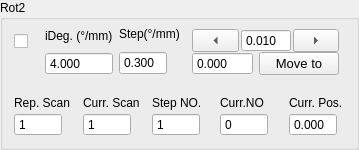
             <widget class="QGroupBox" name="rotary2Group">
              <property name="sizePolicy">
               <sizepolicy hsizetype="Expanding" vsizetype="Expanding">
                <horstretch>0</horstretch>
                <verstretch>0</verstretch>
               </sizepolicy>
              </property>
              <property name="title">
               <string>Rot2</string>
              </property>
              <layout class="QVBoxLayout" name="verticalLayout_84">
               <property name="topMargin">
                <number>0</number>
               </property>
               <item>
                <layout class="QVBoxLayout" name="verticalLayout_82">
                 <property name="spacing">
                  <number>12</number>
                 </property>
                 <item>
                  <layout class="QHBoxLayout" name="horizontalLayout_44" stretch="1,2,0,0">
                   <property name="spacing">
                    <number>6</number>
                   </property>
                   <item>
                    <layout class="QVBoxLayout" name="verticalLayout_80">
                     <property name="spacing">
                      <number>6</number>
                     </property>
                     <property name="topMargin">
                      <number>9</number>
                     </property>
                     <item>
                      <widget class="QCheckBox" name="activeRot2">
                       <property name="sizePolicy">
                        <sizepolicy hsizetype="Expanding" vsizetype="Preferred">
                         <horstretch>0</horstretch>
                         <verstretch>0</verstretch>
                        </sizepolicy>
                       </property>
                       <property name="toolTip">
                        <string>Active Instrument?</string>
                       </property>
                       <property name="text">
                        <string/>
                       </property>
                       <property name="checked">
                        <bool>false</bool>
                       </property>
                       <property name="mytype" stdset="0">
                        <string>checkbox</string>
                       </property>
                      </widget>
                     </item>
                     <item>
                      <widget class="LedIndicator" name="rotary2Led" native="true">
                       <property name="sizePolicy">
                        <sizepolicy hsizetype="Fixed" vsizetype="Fixed">
                         <horstretch>0</horstretch>
                         <verstretch>0</verstretch>
                        </sizepolicy>
                       </property>
                       <property name="minimumSize">
                        <size>
                         <width>25</width>
                         <height>25</height>
                        </size>
                       </property>
                       <property name="maximumSize">
                        <size>
                         <width>25</width>
                         <height>25</height>
                        </size>
                       </property>
                       <property name="baseSize">
                        <size>
                         <width>0</width>
                         <height>0</height>
                        </size>
                       </property>
                       <property name="mytype" stdset="0">
                        <string>led</string>
                       </property>
                      </widget>
                     </item>
                    </layout>
                   </item>
                   <item>
                    <layout class="QVBoxLayout" name="verticalLayout_38">
                     <property name="spacing">
                      <number>0</number>
                     </property>
                     <property name="leftMargin">
                      <number>0</number>
                     </property>
                     <property name="rightMargin">
                      <number>0</number>
                     </property>
                     <item>
                      <widget class="QLabel" name="label_36">
                       <property name="sizePolicy">
                        <sizepolicy hsizetype="Expanding" vsizetype="Fixed">
                         <horstretch>0</horstretch>
                         <verstretch>0</verstretch>
                        </sizepolicy>
                       </property>
                       <property name="maximumSize">
                        <size>
                         <width>16777215</width>
                         <height>16777215</height>
                        </size>
                       </property>
                       <property name="text">
                        <string>iDeg. (°/mm)</string>
                       </property>
                       <property name="mytype" stdset="0">
                        <string>label</string>
                       </property>
                      </widget>
                     </item>
                     <item>
                      <widget class="QDoubleSpinBox" name="iRot2">
                       <property name="sizePolicy">
                        <sizepolicy hsizetype="Expanding" vsizetype="Fixed">
                         <horstretch>0</horstretch>
                         <verstretch>0</verstretch>
                        </sizepolicy>
                       </property>
                       <property name="maximumSize">
                        <size>
                         <width>16777215</width>
                         <height>16777215</height>
                        </size>
                       </property>
                       <property name="buttonSymbols">
                        <enum>QAbstractSpinBox::ButtonSymbols::NoButtons</enum>
                       </property>
                       <property name="decimals">
                        <number>3</number>
                       </property>
                       <property name="value">
                        <double>4.000000000000000</double>
                       </property>
                      </widget>
                     </item>
                    </layout>
                   </item>
                   <item>
                    <layout class="QVBoxLayout" name="verticalLayout_41">
                     <property name="spacing">
                      <number>3</number>
                     </property>
                     <item>
                      <widget class="QLabel" name="label_35">
                       <property name="sizePolicy">
                        <sizepolicy hsizetype="Expanding" vsizetype="Fixed">
                         <horstretch>0</horstretch>
                         <verstretch>0</verstretch>
                        </sizepolicy>
                       </property>
                       <property name="text">
                        <string>Step(°/mm)</string>
                       </property>
                       <property name="mytype" stdset="0">
                        <string>label</string>
                       </property>
                      </widget>
                     </item>
                     <item>
                      <widget class="QDoubleSpinBox" name="rotary2Step">
                       <property name="sizePolicy">
                        <sizepolicy hsizetype="Expanding" vsizetype="Fixed">
                         <horstretch>0</horstretch>
                         <verstretch>0</verstretch>
                        </sizepolicy>
                       </property>
                       <property name="maximumSize">
                        <size>
                         <width>48</width>
                         <height>24</height>
                        </size>
                       </property>
                       <property name="buttonSymbols">
                        <enum>QAbstractSpinBox::ButtonSymbols::NoButtons</enum>
                       </property>
                       <property name="decimals">
                        <number>3</number>
                       </property>
                       <property name="value">
                        <double>0.300000000000000</double>
                       </property>
                      </widget>
                     </item>
                    </layout>
                   </item>
                   <item>
                    <widget class="QFrame" name="rotary3Manual_2">
                     <property name="mytype" stdset="0">
                      <string>inst_manu</string>
                     </property>
                     <layout class="QVBoxLayout" name="verticalLayout_56">
                      <property name="spacing">
                       <number>0</number>
                      </property>
                      <property name="leftMargin">
                       <number>6</number>
                      </property>
                      <property name="rightMargin">
                       <number>6</number>
                      </property>
                      <item>
                       <layout class="QHBoxLayout" name="horizontalLayout_22">
                        <property name="spacing">
                         <number>2</number>
                        </property>
                        <item>
                         <widget class="QToolButton" name="rot2JogL">
                          <property name="sizePolicy">
                           <sizepolicy hsizetype="Expanding" vsizetype="Fixed">
                            <horstretch>0</horstretch>
                            <verstretch>0</verstretch>
                           </sizepolicy>
                          </property>
                          <property name="minimumSize">
                           <size>
                            <width>32</width>
                            <height>0</height>
                           </size>
                          </property>
                          <property name="text">
                           <string>...</string>
                          </property>
                          <property name="arrowType">
                           <enum>Qt::ArrowType::LeftArrow</enum>
                          </property>
                          <property name="mytype" stdset="0">
                           <string>arrowbutton</string>
                          </property>
                         </widget>
                        </item>
                        <item>
                         <widget class="QDoubleSpinBox" name="rotary2JogStep">
                          <property name="sizePolicy">
                           <sizepolicy hsizetype="Preferred" vsizetype="Preferred">
                            <horstretch>0</horstretch>
                            <verstretch>0</verstretch>
                           </sizepolicy>
                          </property>
                          <property name="maximumSize">
                           <size>
                            <width>50</width>
                            <height>24</height>
                           </size>
                          </property>
                          <property name="buttonSymbols">
                           <enum>QAbstractSpinBox::ButtonSymbols::NoButtons</enum>
                          </property>
                          <property name="decimals">
                           <number>3</number>
                          </property>
                          <property name="minimum">
                           <double>-50.000000000000000</double>
                          </property>
                          <property name="maximum">
                           <double>210.000000000000000</double>
                          </property>
                          <property name="value">
                           <double>0.010000000000000</double>
                          </property>
                         </widget>
                        </item>
                        <item>
                         <widget class="QToolButton" name="rot2JogR">
                          <property name="sizePolicy">
                           <sizepolicy hsizetype="Expanding" vsizetype="Fixed">
                            <horstretch>0</horstretch>
                            <verstretch>0</verstretch>
                           </sizepolicy>
                          </property>
                          <property name="minimumSize">
                           <size>
                            <width>32</width>
                            <height>0</height>
                           </size>
                          </property>
                          <property name="text">
                           <string>...</string>
                          </property>
                          <property name="arrowType">
                           <enum>Qt::ArrowType::RightArrow</enum>
                          </property>
                          <property name="mytype" stdset="0">
                           <string>arrowbutton</string>
                          </property>
                         </widget>
                        </item>
                       </layout>
                      </item>
                      <item>
                       <layout class="QHBoxLayout" name="horizontalLayout_12">
                        <property name="spacing">
                         <number>6</number>
                        </property>
                        <item>
                         <widget class="QDoubleSpinBox" name="rot2SetPos">
                          <property name="sizePolicy">
                           <sizepolicy hsizetype="Fixed" vsizetype="Fixed">
                            <horstretch>0</horstretch>
                            <verstretch>0</verstretch>
                           </sizepolicy>
                          </property>
                          <property name="maximumSize">
                           <size>
                            <width>16777215</width>
                            <height>16777215</height>
                           </size>
                          </property>
                          <property name="buttonSymbols">
                           <enum>QAbstractSpinBox::ButtonSymbols::NoButtons</enum>
                          </property>
                          <property name="decimals">
                           <number>3</number>
                          </property>
                          <property name="maximum">
                           <double>1000.000000000000000</double>
                          </property>
                         </widget>
                        </item>
                        <item>
                         <widget class="QPushButton" name="rot2MoveTo">
                          <property name="sizePolicy">
                           <sizepolicy hsizetype="Preferred" vsizetype="Fixed">
                            <horstretch>0</horstretch>
                            <verstretch>0</verstretch>
                           </sizepolicy>
                          </property>
                          <property name="maximumSize">
                           <size>
                            <width>16777215</width>
                            <height>30</height>
                           </size>
                          </property>
                          <property name="font">
                           <font>
                            <pointsize>10</pointsize>
                           </font>
                          </property>
                          <property name="text">
                           <string>Move to</string>
                          </property>
                          <property name="mytype" stdset="0">
                           <string>clickable_button</string>
                          </property>
                         </widget>
                        </item>
                       </layout>
                      </item>
                     </layout>
                    </widget>
                   </item>
                  </layout>
                 </item>
                 <item>
                  <layout class="QHBoxLayout" name="horizontalLayout_15">
                   <item>
                    <layout class="QVBoxLayout" name="verticalLayout_94">
                     <property name="spacing">
                      <number>3</number>
                     </property>
                     <item>
                      <widget class="QLabel" name="label_61">
                       <property name="sizePolicy">
                        <sizepolicy hsizetype="Expanding" vsizetype="Fixed">
                         <horstretch>0</horstretch>
                         <verstretch>0</verstretch>
                        </sizepolicy>
                       </property>
                       <property name="text">
                        <string>Rep. Scan</string>
                       </property>
                       <property name="mytype" stdset="0">
                        <string>label</string>
                       </property>
                      </widget>
                     </item>
                     <item>
                      <widget class="QSpinBox" name="ScanRepNO_R2">
                       <property name="sizePolicy">
                        <sizepolicy hsizetype="Expanding" vsizetype="Fixed">
                         <horstretch>0</horstretch>
                         <verstretch>0</verstretch>
                        </sizepolicy>
                       </property>
                       <property name="maximumSize">
                        <size>
                         <width>48</width>
                         <height>24</height>
                        </size>
                       </property>
                       <property name="buttonSymbols">
                        <enum>QAbstractSpinBox::ButtonSymbols::NoButtons</enum>
                       </property>
                       <property name="maximum">
                        <number>10000</number>
                       </property>
                       <property name="value">
                        <number>1</number>
                       </property>
                      </widget>
                     </item>
                    </layout>
                   </item>
                   <item>
                    <layout class="QVBoxLayout" name="verticalLayout_95">
                     <property name="spacing">
                      <number>3</number>
                     </property>
                     <item>
                      <widget class="QLabel" name="label_62">
                       <property name="sizePolicy">
                        <sizepolicy hsizetype="Expanding" vsizetype="Fixed">
                         <horstretch>0</horstretch>
                         <verstretch>0</verstretch>
                        </sizepolicy>
                       </property>
                       <property name="text">
                        <string>Curr. Scan</string>
                       </property>
                       <property name="mytype" stdset="0">
                        <string>label</string>
                       </property>
                      </widget>
                     </item>
                     <item>
                      <widget class="QSpinBox" name="Rot2CurrScan">
                       <property name="sizePolicy">
                        <sizepolicy hsizetype="Expanding" vsizetype="Fixed">
                         <horstretch>0</horstretch>
                         <verstretch>0</verstretch>
                        </sizepolicy>
                       </property>
                       <property name="maximumSize">
                        <size>
                         <width>48</width>
                         <height>24</height>
                        </size>
                       </property>
                       <property name="buttonSymbols">
                        <enum>QAbstractSpinBox::ButtonSymbols::NoButtons</enum>
                       </property>
                       <property name="maximum">
                        <number>10000</number>
                       </property>
                       <property name="value">
                        <number>1</number>
                       </property>
                      </widget>
                     </item>
                    </layout>
                   </item>
                   <item>
                    <layout class="QVBoxLayout" name="verticalLayout_40">
                     <property name="spacing">
                      <number>3</number>
                     </property>
                     <item>
                      <widget class="QLabel" name="label_34">
                       <property name="sizePolicy">
                        <sizepolicy hsizetype="Expanding" vsizetype="Fixed">
                         <horstretch>0</horstretch>
                         <verstretch>0</verstretch>
                        </sizepolicy>
                       </property>
                       <property name="text">
                        <string>Step NO.</string>
                       </property>
                       <property name="mytype" stdset="0">
                        <string>label</string>
                       </property>
                      </widget>
                     </item>
                     <item>
                      <widget class="QSpinBox" name="rotary2StepNO">
                       <property name="sizePolicy">
                        <sizepolicy hsizetype="Expanding" vsizetype="Fixed">
                         <horstretch>0</horstretch>
                         <verstretch>0</verstretch>
                        </sizepolicy>
                       </property>
                       <property name="maximumSize">
                        <size>
                         <width>48</width>
                         <height>24</height>
                        </size>
                       </property>
                       <property name="buttonSymbols">
                        <enum>QAbstractSpinBox::ButtonSymbols::NoButtons</enum>
                       </property>
                       <property name="maximum">
                        <number>10000</number>
                       </property>
                       <property name="value">
                        <number>1</number>
                       </property>
                      </widget>
                     </item>
                    </layout>
                   </item>
                   <item>
                    <layout class="QVBoxLayout" name="verticalLayout_47">
                     <property name="spacing">
                      <number>3</number>
                     </property>
                     <item>
                      <widget class="QLabel" name="label_50">
                       <property name="sizePolicy">
                        <sizepolicy hsizetype="Expanding" vsizetype="Fixed">
                         <horstretch>0</horstretch>
                         <verstretch>0</verstretch>
                        </sizepolicy>
                       </property>
                       <property name="text">
                        <string>Curr.NO</string>
                       </property>
                       <property name="mytype" stdset="0">
                        <string>label</string>
                       </property>
                      </widget>
                     </item>
                     <item>
                      <widget class="QSpinBox" name="rotary2CurrStepNO">
                       <property name="sizePolicy">
                        <sizepolicy hsizetype="Expanding" vsizetype="Fixed">
                         <horstretch>0</horstretch>
                         <verstretch>0</verstretch>
                        </sizepolicy>
                       </property>
                       <property name="maximumSize">
                        <size>
                         <width>48</width>
                         <height>24</height>
                        </size>
                       </property>
                       <property name="buttonSymbols">
                        <enum>QAbstractSpinBox::ButtonSymbols::NoButtons</enum>
                       </property>
                       <property name="maximum">
                        <number>10000</number>
                       </property>
                       <property name="mytype" stdset="0">
                        <string>intNO</string>
                       </property>
                      </widget>
                     </item>
                    </layout>
                   </item>
                   <item>
                    <layout class="QVBoxLayout" name="verticalLayout_39">
                     <property name="spacing">
                      <number>3</number>
                     </property>
                     <item>
                      <widget class="QLabel" name="label_17">
                       <property name="sizePolicy">
                        <sizepolicy hsizetype="Expanding" vsizetype="Fixed">
                         <horstretch>0</horstretch>
                         <verstretch>0</verstretch>
                        </sizepolicy>
                       </property>
                       <property name="text">
                        <string>Curr. Pos.</string>
                       </property>
                       <property name="mytype" stdset="0">
                        <string>label</string>
                       </property>
                      </widget>
                     </item>
                     <item>
                      <widget class="QDoubleSpinBox" name="rot2CurrPos">
                       <property name="sizePolicy">
                        <sizepolicy hsizetype="Expanding" vsizetype="Fixed">
                         <horstretch>0</horstretch>
                         <verstretch>0</verstretch>
                        </sizepolicy>
                       </property>
                       <property name="maximumSize">
                        <size>
                         <width>48</width>
                         <height>24</height>
                        </size>
                       </property>
                       <property name="buttonSymbols">
                        <enum>QAbstractSpinBox::ButtonSymbols::NoButtons</enum>
                       </property>
                       <property name="decimals">
                        <number>3</number>
                       </property>
                       <property name="minimum">
                        <double>-10.000000000000000</double>
                       </property>
                       <property name="maximum">
                        <double>1000.000000000000000</double>
                       </property>
                      </widget>
                     </item>
                    </layout>
                   </item>
                  </layout>
                 </item>
                </layout>
               </item>
              </layout>
             </widget>
